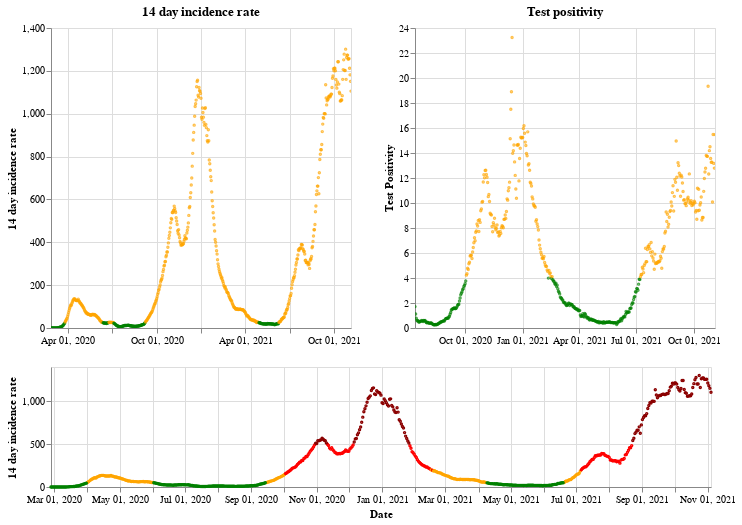

Notebook code for this chart:
### Markdown cell above
## Wales

### Code cell
plot_traffic_light('Wales')

### Figure 1 — Vega-Lite specification as saved in the notebook (floating-point values rounded to 4 significant figures; data arrays with more than 128 entries replaced by an {"elided": "..."} marker saying what was removed)
{"config": {"view": {"continuousWidth": 400, "continuousHeight": 300}}, "vconcat": [{"hconcat": [{"mark": {"type": "point", "size": 2}, "encoding": {"color": {"condition": {"value": "green", "test": "(datum.twoWeeklyCasesRate <= 25)"}, "value": "orange"}, "tooltip": [{"type": "nominal", "field": "areaName"}, {"type": "temporal", "field": "date"}, {"type": "quantitative", "field": "twoWeeklyCasesRate"}, {"type": "quantitative", "field": "testPositivity"}], "x": {"type": "temporal", "axis": {"title": ""}, "field": "date", "scale": {"domain": {"selection": "DateBrush"}}, "timeUnit": "yearmonthdate"}, "y": {"type": "quantitative", "axis": {"title": "14 day incidence rate"}, "field": "twoWeeklyCasesRate"}}, "title": "14 day incidence rate", "width": 300}, {"mark": {"type": "point", "size": 2}, "encoding": {"color": {"condition": {"value": "green", "test": "(datum.testPositivity <= 4)"}, "value": "orange"}, "tooltip": [{"type": "nominal", "field": "areaName"}, {"type": "temporal", "field": "date"}, {"type": "quantitative", "field": "twoWeeklyCasesRate"}, {"type": "quantitative", "field": "testPositivity"}], "x": {"type": "temporal", "axis": {"title": ""}, "field": "date", "scale": {"domain": {"selection": "DateBrush"}}, "timeUnit": "yearmonthdate"}, "y": {"type": "quantitative", "axis": {"title": "Test Positivity"}, "field": "testPositivity"}}, "title": "Test positivity", "width": 300}]}, {"layer": [{"mark": {"type": "point", "size": 2}, "encoding": {"color": {"condition": {"value": "orange", "test": "(((datum.testPositivity < 4) && (datum.twoWeeklyCasesRate >= 50)) && (datum.twoWeeklyCasesRate < 200))"}, "value": "red"}, "opacity": {"condition": {"value": 1, "test": "((datum.twoWeeklyCasesRate >= 50) && (datum.twoWeeklyCasesRate < 500))"}, "value": 0}, "tooltip": [{"type": "nominal", "field": "areaName"}, {"type": "temporal", "field": "date"}, {"type": "quantitative", "field": "twoWeeklyCasesRate"}, {"type": "quantitative", "field": "testPositivity"}], "x": {"type": "temporal", "axis": {"title": "Date"}, "field": "date", "timeUnit": "yearmonthdate"}, "y": {"type": "quantitative", "axis": {"title": "14 day incidence rate"}, "field": "twoWeeklyCasesRate"}}, "selection": {"DateBrush": {"type": "interval", "encodings": ["x"], "fields": ["Time"]}}}, {"mark": {"type": "point", "size": 2}, "encoding": {"color": {"value": "darkred"}, "opacity": {"condition": {"value": 1, "test": "(datum.twoWeeklyCasesRate >= 500)"}, "value": 0}, "tooltip": [{"type": "nominal", "field": "areaName"}, {"type": "temporal", "field": "date"}, {"type": "quantitative", "field": "twoWeeklyCasesRate"}, {"type": "quantitative", "field": "testPositivity"}], "x": {"type": "temporal", "axis": {"title": "Date"}, "field": "date", "timeUnit": "yearmonthdate"}, "y": {"type": "quantitative", "axis": {"title": "14 day incidence rate"}, "field": "twoWeeklyCasesRate"}}}, {"mark": {"type": "point", "size": 2}, "encoding": {"color": {"condition": {"value": "green", "test": "((datum.testPositivity < 4) && (datum.twoWeeklyCasesRate < 50))"}, "value": "orange"}, "opacity": {"condition": {"value": 1, "test": "(datum.twoWeeklyCasesRate < 50)"}, "value": 0}, "tooltip": [{"type": "nominal", "field": "areaName"}, {"type": "temporal", "field": "date"}, {"type": "quantitative", "field": "twoWeeklyCasesRate"}, {"type": "quantitative", "field": "testPositivity"}], "x": {"type": "temporal", "axis": {"title": "Date"}, "field": "date", "timeUnit": "yearmonthdate"}, "y": {"type": "quantitative", "axis": {"title": "14 day incidence rate"}, "field": "twoWeeklyCasesRate"}}}], "height": 120, "width": 660}], "data": {"name": "data-4b9b5f6825f3ccd593d9c8771b34052c"}, "$schema": "https://vega.github.io/schema/vega-lite/v4.8.1.json", "datasets": {"data-4b9b5f6825f3ccd593d9c8771b34052c": {"elided": "617 records"}}}
